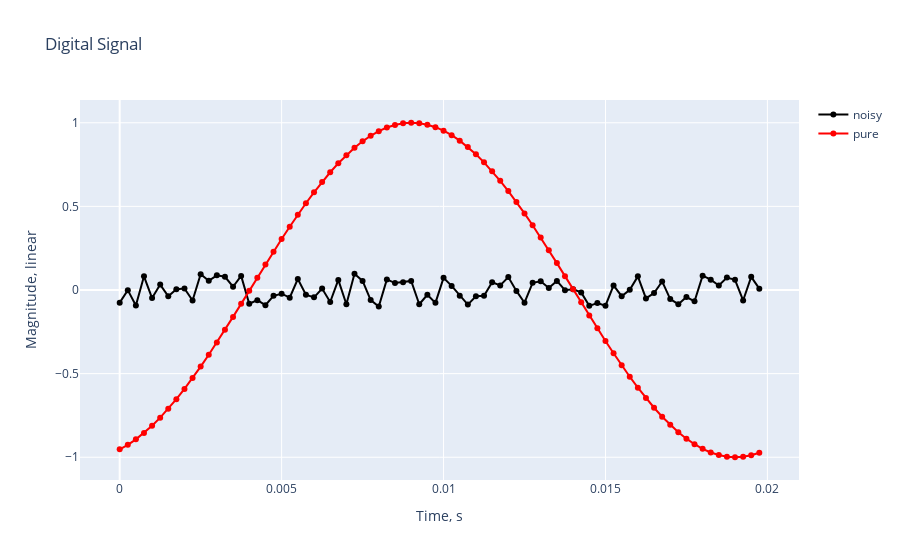
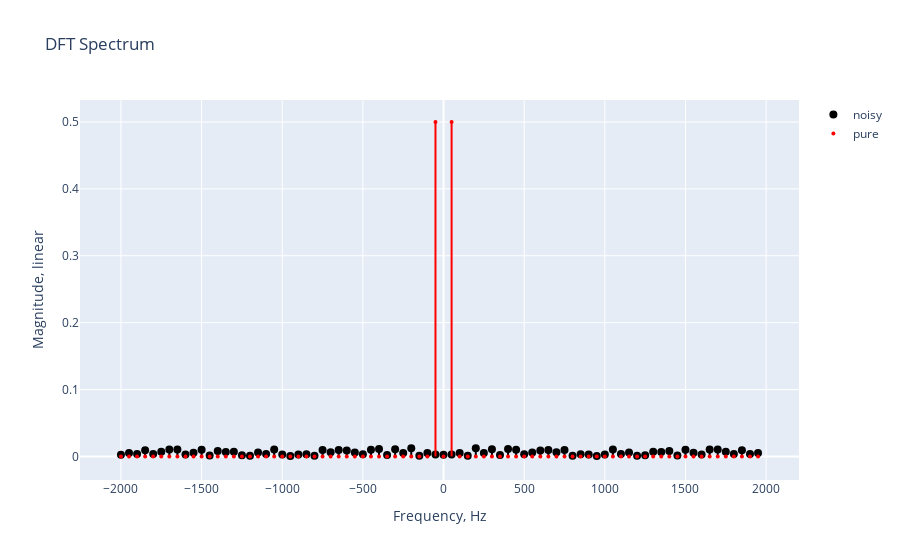

Here is the notebook cell these charts were saved with, in order:
### Code cell
import numpy as np
import plotly.graph_objects as go
from math import pi

np.random.seed(42)

fs = 4000  # Hz
Ts = 1 / fs
time = np.arange(0, 20e-3, Ts)  # seconds

# Generate periodic signals
f1 = 50
fmax = 20 * f1
F = np.arange(0, fmax, f1)
P = np.random.uniform(-pi, pi, len(F))
A = np.random.uniform(0, 0.1, len(F))
A[1] = 1

def get_periodic(A, f1, p, fs, t1, t2):
    Ts = 1 / fs
    time = np.arange(t1, t2, Ts)  # seconds
    periodic = [A * np.cos(2 * pi * f1 * t - p) for t in time]
    return periodic, time

t1 = 0
t2 = 20e-3
periodic = np.zeros((len(F),len(time)))
for i in range(len(F)):
    signal, time = get_periodic(A[i], F[i], P[i], fs, t1, t2)
    periodic[i] = signal
periodics = np.sum(periodic, axis=0)

# Generate white noise
noise_max = 0.1
noise = np.random.uniform(-noise_max, noise_max, len(time))
print(f"Maximum noise amplitude = {noise_max}")

# Generate aperiodic component
fade_coef = 100
amp_coef = 1
t_start = time[len(time) // 2]  # middle time
aperiodic = amp_coef * np.exp(-fade_coef * (time - t_start))
aperiodic[time < t_start] = 0  # aperiodic starts form t_start

# Sum up all components into one signal
signal = 0
# signal += periodics
# signal += aperiodic
signal += noise

fig = go.Figure()
fig.add_trace(go.Scatter(x=time, y=signal, name="noisy", mode="lines+markers", line=dict(color="black")))
fig.add_trace(go.Scatter(x=time, y=periodic[1], name="pure", mode="lines+markers", line=dict(color="red")))
# fig.add_trace(go.Scatter(x=time, y=periodic[0], name="DC"))
# fig.add_trace(go.Scatter(x=time, y=np.sum(periodic[2:], axis=0), name="harmonics"))
# fig.add_trace(go.Scatter(x=time, y=aperiodic, name="aperiodic"))
# fig.add_trace(go.Scatter(x=time, y=noise, name="noise"))
fig.update_layout(title="Digital Signal", xaxis_title="Time, s", yaxis_title="Magnitude, linear")
fig.show()

def get_spectrum(signal, fs):
    N = len(signal)
    res = np.fft.fft(signal,N) / N # complex
    freqs = np.fft.fftfreq(len(signal),1/fs)
    res = np.fft.fftshift(res)#[N//2:] * 2
    freqs = np.fft.fftshift(freqs)#[N//2:]
    mags = np.abs(res)
    return mags, freqs

mags, freqs = get_spectrum(signal, fs)
mags1, freqs1 = get_spectrum(periodic[1], fs)

fig = go.Figure()
# Add the stems (vertical lines)
for i in range(len(freqs)):
    fig.add_trace(
        go.Scatter(
            x=[freqs[i], freqs[i]],
            y=[0, mags[i]],
            mode="lines",
            line=dict(color="black", width=2),
            showlegend=False,
        )
    )
# Add the markers at stems
fig.add_trace(
    go.Scatter(
        x=freqs,
        y=mags,
        mode="markers",
        marker=dict(color="black", size=8),
        name="noisy",
    )
)
for i in range(len(freqs)):
    fig.add_trace(
        go.Scatter(
            x=[freqs1[i], freqs1[i]],
            y=[0, mags1[i]],
            mode="lines",
            line=dict(color="red", width=2),
            showlegend=False,
        )
    )
# Add the markers at stems
fig.add_trace(
    go.Scatter(
        x=freqs1,
        y=mags1,
        mode="markers",
        marker=dict(color="red", size=4),
        name="pure",
    )
)
fig.update_layout(title="DFT Spectrum", xaxis_title="Frequency, Hz", yaxis_title="Magnitude, linear")
fig.show()

### Figure 1 — Plotly figure (JSON) as saved in the notebook; plotly's stock layout.template omitted (floating-point values rounded to 4 significant figures)
{"data": [{"line": {"color": "black"}, "mode": "lines+markers", "name": "noisy", "type": "scatter", "x": [0, 0.00025, 0.0005, 0.00075, 0.001, 0.00125, 0.0015, 0.00175, 0.002, 0.00225, 0.0025, 0.00275, 0.003, 0.00325, 0.0035, 0.00375, 0.004, 0.00425, 0.0045, 0.00475, 0.005, 0.00525, 0.0055, 0.00575, 0.006, 0.00625, 0.0065, 0.00675, 0.007, 0.00725, 0.0075, 0.00775, 0.008, 0.00825, 0.0085, 0.00875, 0.009, 0.00925, 0.0095, 0.00975, 0.01, 0.01025, 0.0105, 0.01075, 0.011, 0.01125, 0.0115, 0.01175, 0.012, 0.01225, 0.0125, 0.01275, 0.013, 0.01325, 0.0135, 0.01375, 0.014, 0.01425, 0.0145, 0.01475, 0.015, 0.01525, 0.0155, 0.01575, 0.016, 0.01625, 0.0165, 0.01675, 0.017, 0.01725, 0.0175, 0.01775, 0.018, 0.01825, 0.0185, 0.01875, 0.019, 0.01925, 0.0195, 0.01975], "y": [-0.07559, -0.0009646, -0.09312, 0.08186, -0.04824, 0.0325, -0.03766, 0.004014, 0.009342, -0.06303, 0.09392, 0.05503, 0.0879, 0.07897, 0.01958, 0.08437, -0.0823, -0.0608, -0.09095, -0.03493, -0.02226, -0.04573, 0.06575, -0.02865, -0.04381, 0.008539, -0.07182, 0.06044, -0.08509, 0.09738, 0.05445, -0.06026, -0.0989, 0.06309, 0.04137, 0.0458, 0.05425, -0.08519, -0.02831, -0.07683, 0.07262, 0.02466, -0.03382, -0.08729, -0.0378, -0.03496, 0.04592, 0.02751, 0.07744, -0.005557, -0.07608, 0.04265, 0.05216, 0.01226, 0.05419, -0.001241, 0.004547, -0.01449, -0.09492, -0.07842, -0.09371, 0.02728, -0.03713, 0.001714, 0.08151, -0.05014, -0.01792, 0.05111, -0.05424, -0.0846, -0.04205, -0.06776, 0.08594, 0.06162, 0.02668, 0.07429, 0.06073, -0.06269, 0.07851, 0.007868]}, {"line": {"color": "red"}, "mode": "lines+markers", "name": "pure", "type": "scatter", "x": [0, 0.00025, 0.0005, 0.00075, 0.001, 0.00125, 0.0015, 0.00175, 0.002, 0.00225, 0.0025, 0.00275, 0.003, 0.00325, 0.0035, 0.00375, 0.004, 0.00425, 0.0045, 0.00475, 0.005, 0.00525, 0.0055, 0.00575, 0.006, 0.00625, 0.0065, 0.00675, 0.007, 0.00725, 0.0075, 0.00775, 0.008, 0.00825, 0.0085, 0.00875, 0.009, 0.00925, 0.0095, 0.00975, 0.01, 0.01025, 0.0105, 0.01075, 0.011, 0.01125, 0.0115, 0.01175, 0.012, 0.01225, 0.0125, 0.01275, 0.013, 0.01325, 0.0135, 0.01375, 0.014, 0.01425, 0.0145, 0.01475, 0.015, 0.01525, 0.0155, 0.01575, 0.016, 0.01625, 0.0165, 0.01675, 0.017, 0.01725, 0.0175, 0.01775, 0.018, 0.01825, 0.0185, 0.01875, 0.019, 0.01925, 0.0195, 0.01975], "y": [-0.9524, -0.9256, -0.893, -0.855, -0.8116, -0.7633, -0.7103, -0.6529, -0.5914, -0.5263, -0.458, -0.3868, -0.3133, -0.2378, -0.1609, -0.08293, -0.004488, 0.07398, 0.152, 0.2291, 0.3047, 0.3785, 0.45, 0.5187, 0.5841, 0.646, 0.7039, 0.7575, 0.8064, 0.8503, 0.889, 0.9222, 0.9497, 0.9713, 0.987, 0.9966, 1.0, 0.9973, 0.9884, 0.9734, 0.9524, 0.9256, 0.893, 0.855, 0.8116, 0.7633, 0.7103, 0.6529, 0.5914, 0.5263, 0.458, 0.3868, 0.3133, 0.2378, 0.1609, 0.08293, 0.004488, -0.07398, -0.152, -0.2291, -0.3047, -0.3785, -0.45, -0.5187, -0.5841, -0.646, -0.7039, -0.7575, -0.8064, -0.8503, -0.889, -0.9222, -0.9497, -0.9713, -0.987, -0.9966, -1.0, -0.9973, -0.9884, -0.9734]}], "layout": {"title": {"text": "Digital Signal"}, "xaxis": {"title": {"text": "Time, s"}}, "yaxis": {"title": {"text": "Magnitude, linear"}}}}

### Figure 2 — Plotly figure (JSON) as saved in the notebook; plotly's stock layout.template omitted (floating-point values rounded to 4 significant figures)
{"data": [{"line": {"color": "black", "width": 2}, "mode": "lines", "showlegend": false, "type": "scatter", "x": [-2000, -2000], "y": [0, 0.002479]}, {"line": {"color": "black", "width": 2}, "mode": "lines", "showlegend": false, "type": "scatter", "x": [-1950, -1950], "y": [0, 0.005162]}, {"line": {"color": "black", "width": 2}, "mode": "lines", "showlegend": false, "type": "scatter", "x": [-1900, -1900], "y": [0, 0.003789]}, {"line": {"color": "black", "width": 2}, "mode": "lines", "showlegend": false, "type": "scatter", "x": [-1850, -1850], "y": [0, 0.009144]}, {"line": {"color": "black", "width": 2}, "mode": "lines", "showlegend": false, "type": "scatter", "x": [-1800, -1800], "y": [0, 0.003462]}, {"line": {"color": "black", "width": 2}, "mode": "lines", "showlegend": false, "type": "scatter", "x": [-1750, -1750], "y": [0, 0.006879]}, {"line": {"color": "black", "width": 2}, "mode": "lines", "showlegend": false, "type": "scatter", "x": [-1700, -1700], "y": [0, 0.01029]}, {"line": {"color": "black", "width": 2}, "mode": "lines", "showlegend": false, "type": "scatter", "x": [-1650, -1650], "y": [0, 0.01044]}, {"line": {"color": "black", "width": 2}, "mode": "lines", "showlegend": false, "type": "scatter", "x": [-1600, -1600], "y": [0, 0.003038]}, {"line": {"color": "black", "width": 2}, "mode": "lines", "showlegend": false, "type": "scatter", "x": [-1550, -1550], "y": [0, 0.005448]}, {"line": {"color": "black", "width": 2}, "mode": "lines", "showlegend": false, "type": "scatter", "x": [-1500, -1500], "y": [0, 0.01005]}, {"line": {"color": "black", "width": 2}, "mode": "lines", "showlegend": false, "type": "scatter", "x": [-1450, -1450], "y": [0, 0.001374]}, {"line": {"color": "black", "width": 2}, "mode": "lines", "showlegend": false, "type": "scatter", "x": [-1400, -1400], "y": [0, 0.00804]}, {"line": {"color": "black", "width": 2}, "mode": "lines", "showlegend": false, "type": "scatter", "x": [-1350, -1350], "y": [0, 0.00655]}, {"line": {"color": "black", "width": 2}, "mode": "lines", "showlegend": false, "type": "scatter", "x": [-1300, -1300], "y": [0, 0.006823]}, {"line": {"color": "black", "width": 2}, "mode": "lines", "showlegend": false, "type": "scatter", "x": [-1250, -1250], "y": [0, 0.001584]}, {"line": {"color": "black", "width": 2}, "mode": "lines", "showlegend": false, "type": "scatter", "x": [-1200, -1200], "y": [0, 0.000998]}, {"line": {"color": "black", "width": 2}, "mode": "lines", "showlegend": false, "type": "scatter", "x": [-1150, -1150], "y": [0, 0.005807]}, {"line": {"color": "black", "width": 2}, "mode": "lines", "showlegend": false, "type": "scatter", "x": [-1100, -1100], "y": [0, 0.003794]}, {"line": {"color": "black", "width": 2}, "mode": "lines", "showlegend": false, "type": "scatter", "x": [-1050, -1050], "y": [0, 0.01039]}, {"line": {"color": "black", "width": 2}, "mode": "lines", "showlegend": false, "type": "scatter", "x": [-1000, -1000], "y": [0, 0.002767]}, {"line": {"color": "black", "width": 2}, "mode": "lines", "showlegend": false, "type": "scatter", "x": [-950, -950], "y": [0, 0.0006283]}, {"line": {"color": "black", "width": 2}, "mode": "lines", "showlegend": false, "type": "scatter", "x": [-900, -900], "y": [0, 0.003041]}, {"line": {"color": "black", "width": 2}, "mode": "lines", "showlegend": false, "type": "scatter", "x": [-850, -850], "y": [0, 0.00339]}, {"line": {"color": "black", "width": 2}, "mode": "lines", "showlegend": false, "type": "scatter", "x": [-800, -800], "y": [0, 0.0008303]}, {"line": {"color": "black", "width": 2}, "mode": "lines", "showlegend": false, "type": "scatter", "x": [-750, -750], "y": [0, 0.00946]}, {"line": {"color": "black", "width": 2}, "mode": "lines", "showlegend": false, "type": "scatter", "x": [-700, -700], "y": [0, 0.006054]}, {"line": {"color": "black", "width": 2}, "mode": "lines", "showlegend": false, "type": "scatter", "x": [-650, -650], "y": [0, 0.009762]}, {"line": {"color": "black", "width": 2}, "mode": "lines", "showlegend": false, "type": "scatter", "x": [-600, -600], "y": [0, 0.008828]}, {"line": {"color": "black", "width": 2}, "mode": "lines", "showlegend": false, "type": "scatter", "x": [-550, -550], "y": [0, 0.00581]}, {"line": {"color": "black", "width": 2}, "mode": "lines", "showlegend": false, "type": "scatter", "x": [-500, -500], "y": [0, 0.003251]}, {"line": {"color": "black", "width": 2}, "mode": "lines", "showlegend": false, "type": "scatter", "x": [-450, -450], "y": [0, 0.009792]}, {"line": {"color": "black", "width": 2}, "mode": "lines", "showlegend": false, "type": "scatter", "x": [-400, -400], "y": [0, 0.01103]}, {"line": {"color": "black", "width": 2}, "mode": "lines", "showlegend": false, "type": "scatter", "x": [-350, -350], "y": [0, 0.001942]}, {"line": {"color": "black", "width": 2}, "mode": "lines", "showlegend": false, "type": "scatter", "x": [-300, -300], "y": [0, 0.01067]}, {"line": {"color": "black", "width": 2}, "mode": "lines", "showlegend": false, "type": "scatter", "x": [-250, -250], "y": [0, 0.00497]}, {"line": {"color": "black", "width": 2}, "mode": "lines", "showlegend": false, "type": "scatter", "x": [-200, -200], "y": [0, 0.0124]}, {"line": {"color": "black", "width": 2}, "mode": "lines", "showlegend": false, "type": "scatter", "x": [-150, -150], "y": [0, 0.0008655]}, {"line": {"color": "black", "width": 2}, "mode": "lines", "showlegend": false, "type": "scatter", "x": [-100, -100], "y": [0, 0.00519]}, {"line": {"color": "black", "width": 2}, "mode": "lines", "showlegend": false, "type": "scatter", "x": [-50, -50], "y": [0, 0.002857]}, {"line": {"color": "black", "width": 2}, "mode": "lines", "showlegend": false, "type": "scatter", "x": [0, 0], "y": [0, 0.002494]}, {"line": {"color": "black", "width": 2}, "mode": "lines", "showlegend": false, "type": "scatter", "x": [50, 50], "y": [0, 0.002857]}, {"line": {"color": "black", "width": 2}, "mode": "lines", "showlegend": false, "type": "scatter", "x": [100, 100], "y": [0, 0.00519]}, {"line": {"color": "black", "width": 2}, "mode": "lines", "showlegend": false, "type": "scatter", "x": [150, 150], "y": [0, 0.0008655]}, {"line": {"color": "black", "width": 2}, "mode": "lines", "showlegend": false, "type": "scatter", "x": [200, 200], "y": [0, 0.0124]}, {"line": {"color": "black", "width": 2}, "mode": "lines", "showlegend": false, "type": "scatter", "x": [250, 250], "y": [0, 0.00497]}, {"line": {"color": "black", "width": 2}, "mode": "lines", "showlegend": false, "type": "scatter", "x": [300, 300], "y": [0, 0.01067]}, {"line": {"color": "black", "width": 2}, "mode": "lines", "showlegend": false, "type": "scatter", "x": [350, 350], "y": [0, 0.001942]}, {"line": {"color": "black", "width": 2}, "mode": "lines", "showlegend": false, "type": "scatter", "x": [400, 400], "y": [0, 0.01103]}, {"line": {"color": "black", "width": 2}, "mode": "lines", "showlegend": false, "type": "scatter", "x": [450, 450], "y": [0, 0.009792]}, {"line": {"color": "black", "width": 2}, "mode": "lines", "showlegend": false, "type": "scatter", "x": [500, 500], "y": [0, 0.003251]}, {"line": {"color": "black", "width": 2}, "mode": "lines", "showlegend": false, "type": "scatter", "x": [550, 550], "y": [0, 0.00581]}, {"line": {"color": "black", "width": 2}, "mode": "lines", "showlegend": false, "type": "scatter", "x": [600, 600], "y": [0, 0.008828]}, {"line": {"color": "black", "width": 2}, "mode": "lines", "showlegend": false, "type": "scatter", "x": [650, 650], "y": [0, 0.009762]}, {"line": {"color": "black", "width": 2}, "mode": "lines", "showlegend": false, "type": "scatter", "x": [700, 700], "y": [0, 0.006054]}, {"line": {"color": "black", "width": 2}, "mode": "lines", "showlegend": false, "type": "scatter", "x": [750, 750], "y": [0, 0.00946]}, {"line": {"color": "black", "width": 2}, "mode": "lines", "showlegend": false, "type": "scatter", "x": [800, 800], "y": [0, 0.0008303]}, {"line": {"color": "black", "width": 2}, "mode": "lines", "showlegend": false, "type": "scatter", "x": [850, 850], "y": [0, 0.00339]}, {"line": {"color": "black", "width": 2}, "mode": "lines", "showlegend": false, "type": "scatter", "x": [900, 900], "y": [0, 0.003041]}, {"line": {"color": "black", "width": 2}, "mode": "lines", "showlegend": false, "type": "scatter", "x": [950, 950], "y": [0, 0.0006283]}, {"line": {"color": "black", "width": 2}, "mode": "lines", "showlegend": false, "type": "scatter", "x": [1000, 1000], "y": [0, 0.002767]}, {"line": {"color": "black", "width": 2}, "mode": "lines", "showlegend": false, "type": "scatter", "x": [1050, 1050], "y": [0, 0.01039]}, {"line": {"color": "black", "width": 2}, "mode": "lines", "showlegend": false, "type": "scatter", "x": [1100, 1100], "y": [0, 0.003794]}, {"line": {"color": "black", "width": 2}, "mode": "lines", "showlegend": false, "type": "scatter", "x": [1150, 1150], "y": [0, 0.005807]}, {"line": {"color": "black", "width": 2}, "mode": "lines", "showlegend": false, "type": "scatter", "x": [1200, 1200], "y": [0, 0.000998]}, {"line": {"color": "black", "width": 2}, "mode": "lines", "showlegend": false, "type": "scatter", "x": [1250, 1250], "y": [0, 0.001584]}, {"line": {"color": "black", "width": 2}, "mode": "lines", "showlegend": false, "type": "scatter", "x": [1300, 1300], "y": [0, 0.006823]}, {"line": {"color": "black", "width": 2}, "mode": "lines", "showlegend": false, "type": "scatter", "x": [1350, 1350], "y": [0, 0.00655]}, {"line": {"color": "black", "width": 2}, "mode": "lines", "showlegend": false, "type": "scatter", "x": [1400, 1400], "y": [0, 0.00804]}, {"line": {"color": "black", "width": 2}, "mode": "lines", "showlegend": false, "type": "scatter", "x": [1450, 1450], "y": [0, 0.001374]}, {"line": {"color": "black", "width": 2}, "mode": "lines", "showlegend": false, "type": "scatter", "x": [1500, 1500], "y": [0, 0.01005]}, {"line": {"color": "black", "width": 2}, "mode": "lines", "showlegend": false, "type": "scatter", "x": [1550, 1550], "y": [0, 0.005448]}, {"line": {"color": "black", "width": 2}, "mode": "lines", "showlegend": false, "type": "scatter", "x": [1600, 1600], "y": [0, 0.003038]}, {"line": {"color": "black", "width": 2}, "mode": "lines", "showlegend": false, "type": "scatter", "x": [1650, 1650], "y": [0, 0.01044]}, {"line": {"color": "black", "width": 2}, "mode": "lines", "showlegend": false, "type": "scatter", "x": [1700, 1700], "y": [0, 0.01029]}, {"line": {"color": "black", "width": 2}, "mode": "lines", "showlegend": false, "type": "scatter", "x": [1750, 1750], "y": [0, 0.006879]}, {"line": {"color": "black", "width": 2}, "mode": "lines", "showlegend": false, "type": "scatter", "x": [1800, 1800], "y": [0, 0.003462]}, {"line": {"color": "black", "width": 2}, "mode": "lines", "showlegend": false, "type": "scatter", "x": [1850, 1850], "y": [0, 0.009144]}, {"line": {"color": "black", "width": 2}, "mode": "lines", "showlegend": false, "type": "scatter", "x": [1900, 1900], "y": [0, 0.003789]}, {"line": {"color": "black", "width": 2}, "mode": "lines", "showlegend": false, "type": "scatter", "x": [1950, 1950], "y": [0, 0.005162]}, {"marker": {"color": "black", "size": 8}, "mode": "markers", "name": "noisy", "type": "scatter", "x": [-2000, -1950, -1900, -1850, -1800, -1750, -1700, -1650, -1600, -1550, -1500, -1450, -1400, -1350, -1300, -1250, -1200, -1150, -1100, -1050, -1000, -950, -900, -850, -800, -750, -700, -650, -600, -550, -500, -450, -400, -350, -300, -250, -200, -150, -100, -50, 0, 50, 100, 150, 200, 250, 300, 350, 400, 450, 500, 550, 600, 650, 700, 750, 800, 850, 900, 950, 1000, 1050, 1100, 1150, 1200, 1250, 1300, 1350, 1400, 1450, 1500, 1550, 1600, 1650, 1700, 1750, 1800, 1850, 1900, 1950], "y": [0.002479, 0.005162, 0.003789, 0.009144, 0.003462, 0.006879, 0.01029, 0.01044, 0.003038, 0.005448, 0.01005, 0.001374, 0.00804, 0.00655, 0.006823, 0.001584, 0.000998, 0.005807, 0.003794, 0.01039, 0.002767, 0.0006283, 0.003041, 0.00339, 0.0008303, 0.00946, 0.006054, 0.009762, 0.008828, 0.00581, 0.003251, 0.009792, 0.01103, 0.001942, 0.01067, 0.00497, 0.0124, 0.0008655, 0.00519, 0.002857, 0.002494, 0.002857, 0.00519, 0.0008655, 0.0124, 0.00497, 0.01067, 0.001942, 0.01103, 0.009792, 0.003251, 0.00581, 0.008828, 0.009762, 0.006054, 0.00946, 0.0008303, 0.00339, 0.003041, 0.0006283, 0.002767, 0.01039, 0.003794, 0.005807, 0.000998, 0.001584, 0.006823, 0.00655, 0.00804, 0.001374, 0.01005, 0.005448, 0.003038, 0.01044, 0.01029, 0.006879, 0.003462, 0.009144, 0.003789, 0.005162]}, {"line": {"color": "red", "width": 2}, "mode": "lines", "showlegend": false, "type": "scatter", "x": [-2000, -2000], "y": [0, 9.682e-18]}, {"line": {"color": "red", "width": 2}, "mode": "lines", "showlegend": false, "type": "scatter", "x": [-1950, -1950], "y": [0, 2.989e-17]}, {"line": {"color": "red", "width": 2}, "mode": "lines", "showlegend": false, "type": "scatter", "x": [-1900, -1900], "y": [0, 2.167e-17]}, {"line": {"color": "red", "width": 2}, "mode": "lines", "showlegend": false, "type": "scatter", "x": [-1850, -1850], "y": [0, 4.131e-17]}, {"line": {"color": "red", "width": 2}, "mode": "lines", "showlegend": false, "type": "scatter", "x": [-1800, -1800], "y": [0, 3.417e-17]}, {"line": {"color": "red", "width": 2}, "mode": "lines", "showlegend": false, "type": "scatter", "x": [-1750, -1750], "y": [0, 3.03e-17]}, {"line": {"color": "red", "width": 2}, "mode": "lines", "showlegend": false, "type": "scatter", "x": [-1700, -1700], "y": [0, 8.367e-18]}, {"line": {"color": "red", "width": 2}, "mode": "lines", "showlegend": false, "type": "scatter", "x": [-1650, -1650], "y": [0, 2.168e-17]}, {"line": {"color": "red", "width": 2}, "mode": "lines", "showlegend": false, "type": "scatter", "x": [-1600, -1600], "y": [0, 6.827e-18]}, {"line": {"color": "red", "width": 2}, "mode": "lines", "showlegend": false, "type": "scatter", "x": [-1550, -1550], "y": [0, 8.421e-18]}, {"line": {"color": "red", "width": 2}, "mode": "lines", "showlegend": false, "type": "scatter", "x": [-1500, -1500], "y": [0, 1.502e-17]}, {"line": {"color": "red", "width": 2}, "mode": "lines", "showlegend": false, "type": "scatter", "x": [-1450, -1450], "y": [0, 2.075e-17]}, {"line": {"color": "red", "width": 2}, "mode": "lines", "showlegend": false, "type": "scatter", "x": [-1400, -1400], "y": [0, 1.296e-17]}, {"line": {"color": "red", "width": 2}, "mode": "lines", "showlegend": false, "type": "scatter", "x": [-1350, -1350], "y": [0, 4.446e-18]}, {"line": {"color": "red", "width": 2}, "mode": "lines", "showlegend": false, "type": "scatter", "x": [-1300, -1300], "y": [0, 2.877e-18]}, {"line": {"color": "red", "width": 2}, "mode": "lines", "showlegend": false, "type": "scatter", "x": [-1250, -1250], "y": [0, 3.444e-18]}, {"line": {"color": "red", "width": 2}, "mode": "lines", "showlegend": false, "type": "scatter", "x": [-1200, -1200], "y": [0, 2.021e-17]}, {"line": {"color": "red", "width": 2}, "mode": "lines", "showlegend": false, "type": "scatter", "x": [-1150, -1150], "y": [0, 7.208e-18]}, {"line": {"color": "red", "width": 2}, "mode": "lines", "showlegend": false, "type": "scatter", "x": [-1100, -1100], "y": [0, 1.721e-17]}, {"line": {"color": "red", "width": 2}, "mode": "lines", "showlegend": false, "type": "scatter", "x": [-1050, -1050], "y": [0, 1.397e-18]}, {"line": {"color": "red", "width": 2}, "mode": "lines", "showlegend": false, "type": "scatter", "x": [-1000, -1000], "y": [0, 1.401e-17]}, {"line": {"color": "red", "width": 2}, "mode": "lines", "showlegend": false, "type": "scatter", "x": [-950, -950], "y": [0, 1.809e-17]}, {"line": {"color": "red", "width": 2}, "mode": "lines", "showlegend": false, "type": "scatter", "x": [-900, -900], "y": [0, 2.492e-18]}, {"line": {"color": "red", "width": 2}, "mode": "lines", "showlegend": false, "type": "scatter", "x": [-850, -850], "y": [0, 2.898e-17]}, {"line": {"color": "red", "width": 2}, "mode": "lines", "showlegend": false, "type": "scatter", "x": [-800, -800], "y": [0, 8.233e-18]}, {"line": {"color": "red", "width": 2}, "mode": "lines", "showlegend": false, "type": "scatter", "x": [-750, -750], "y": [0, 2.068e-17]}, {"line": {"color": "red", "width": 2}, "mode": "lines", "showlegend": false, "type": "scatter", "x": [-700, -700], "y": [0, 3.235e-18]}, {"line": {"color": "red", "width": 2}, "mode": "lines", "showlegend": false, "type": "scatter", "x": [-650, -650], "y": [0, 2.561e-17]}, {"line": {"color": "red", "width": 2}, "mode": "lines", "showlegend": false, "type": "scatter", "x": [-600, -600], "y": [0, 1.483e-17]}, {"line": {"color": "red", "width": 2}, "mode": "lines", "showlegend": false, "type": "scatter", "x": [-550, -550], "y": [0, 2.641e-17]}, {"line": {"color": "red", "width": 2}, "mode": "lines", "showlegend": false, "type": "scatter", "x": [-500, -500], "y": [0, 1.736e-17]}, {"line": {"color": "red", "width": 2}, "mode": "lines", "showlegend": false, "type": "scatter", "x": [-450, -450], "y": [0, 1.923e-17]}, {"line": {"color": "red", "width": 2}, "mode": "lines", "showlegend": false, "type": "scatter", "x": [-400, -400], "y": [0, 2.81e-17]}, {"line": {"color": "red", "width": 2}, "mode": "lines", "showlegend": false, "type": "scatter", "x": [-350, -350], "y": [0, 7.925e-18]}, {"line": {"color": "red", "width": 2}, "mode": "lines", "showlegend": false, "type": "scatter", "x": [-300, -300], "y": [0, 2.128e-17]}, {"line": {"color": "red", "width": 2}, "mode": "lines", "showlegend": false, "type": "scatter", "x": [-250, -250], "y": [0, 2.735e-17]}, {"line": {"color": "red", "width": 2}, "mode": "lines", "showlegend": false, "type": "scatter", "x": [-200, -200], "y": [0, 3.383e-17]}, {"line": {"color": "red", "width": 2}, "mode": "lines", "showlegend": false, "type": "scatter", "x": [-150, -150], "y": [0, 2.078e-17]}, {"line": {"color": "red", "width": 2}, "mode": "lines", "showlegend": false, "type": "scatter", "x": [-100, -100], "y": [0, 9.628e-18]}, {"line": {"color": "red", "width": 2}, "mode": "lines", "showlegend": false, "type": "scatter", "x": [-50, -50], "y": [0, 0.5]}, {"line": {"color": "red", "width": 2}, "mode": "lines", "showlegend": false, "type": "scatter", "x": [0, 0], "y": [0, 4.271e-17]}, {"line": {"color": "red", "width": 2}, "mode": "lines", "showlegend": false, "type": "scatter", "x": [50, 50], "y": [0, 0.5]}, {"line": {"color": "red", "width": 2}, "mode": "lines", "showlegend": false, "type": "scatter", "x": [100, 100], "y": [0, 9.628e-18]}, {"line": {"color": "red", "width": 2}, "mode": "lines", "showlegend": false, "type": "scatter", "x": [150, 150], "y": [0, 1.584e-17]}, {"line": {"color": "red", "width": 2}, "mode": "lines", "showlegend": false, "type": "scatter", "x": [200, 200], "y": [0, 3.383e-17]}, {"line": {"color": "red", "width": 2}, "mode": "lines", "showlegend": false, "type": "scatter", "x": [250, 250], "y": [0, 2.479e-17]}, {"line": {"color": "red", "width": 2}, "mode": "lines", "showlegend": false, "type": "scatter", "x": [300, 300], "y": [0, 2.128e-17]}, {"line": {"color": "red", "width": 2}, "mode": "lines", "showlegend": false, "type": "scatter", "x": [350, 350], "y": [0, 8.163e-18]}, {"line": {"color": "red", "width": 2}, "mode": "lines", "showlegend": false, "type": "scatter", "x": [400, 400], "y": [0, 2.81e-17]}, {"line": {"color": "red", "width": 2}, "mode": "lines", "showlegend": false, "type": "scatter", "x": [450, 450], "y": [0, 2.628e-17]}, {"line": {"color": "red", "width": 2}, "mode": "lines", "showlegend": false, "type": "scatter", "x": [500, 500], "y": [0, 1.736e-17]}, {"line": {"color": "red", "width": 2}, "mode": "lines", "showlegend": false, "type": "scatter", "x": [550, 550], "y": [0, 2.56e-17]}, {"line": {"color": "red", "width": 2}, "mode": "lines", "showlegend": false, "type": "scatter", "x": [600, 600], "y": [0, 1.483e-17]}, {"line": {"color": "red", "width": 2}, "mode": "lines", "showlegend": false, "type": "scatter", "x": [650, 650], "y": [0, 1.659e-17]}, {"line": {"color": "red", "width": 2}, "mode": "lines", "showlegend": false, "type": "scatter", "x": [700, 700], "y": [0, 3.235e-18]}, {"line": {"color": "red", "width": 2}, "mode": "lines", "showlegend": false, "type": "scatter", "x": [750, 750], "y": [0, 2.289e-17]}, {"line": {"color": "red", "width": 2}, "mode": "lines", "showlegend": false, "type": "scatter", "x": [800, 800], "y": [0, 8.233e-18]}, {"line": {"color": "red", "width": 2}, "mode": "lines", "showlegend": false, "type": "scatter", "x": [850, 850], "y": [0, 3.695e-17]}, {"line": {"color": "red", "width": 2}, "mode": "lines", "showlegend": false, "type": "scatter", "x": [900, 900], "y": [0, 2.492e-18]}, {"line": {"color": "red", "width": 2}, "mode": "lines", "showlegend": false, "type": "scatter", "x": [950, 950], "y": [0, 2.217e-17]}, {"line": {"color": "red", "width": 2}, "mode": "lines", "showlegend": false, "type": "scatter", "x": [1000, 1000], "y": [0, 1.401e-17]}, {"line": {"color": "red", "width": 2}, "mode": "lines", "showlegend": false, "type": "scatter", "x": [1050, 1050], "y": [0, 8.092e-18]}, {"line": {"color": "red", "width": 2}, "mode": "lines", "showlegend": false, "type": "scatter", "x": [1100, 1100], "y": [0, 1.721e-17]}, {"line": {"color": "red", "width": 2}, "mode": "lines", "showlegend": false, "type": "scatter", "x": [1150, 1150], "y": [0, 1.112e-17]}, {"line": {"color": "red", "width": 2}, "mode": "lines", "showlegend": false, "type": "scatter", "x": [1200, 1200], "y": [0, 2.021e-17]}, {"line": {"color": "red", "width": 2}, "mode": "lines", "showlegend": false, "type": "scatter", "x": [1250, 1250], "y": [0, 1.225e-17]}, {"line": {"color": "red", "width": 2}, "mode": "lines", "showlegend": false, "type": "scatter", "x": [1300, 1300], "y": [0, 2.877e-18]}, {"line": {"color": "red", "width": 2}, "mode": "lines", "showlegend": false, "type": "scatter", "x": [1350, 1350], "y": [0, 6.997e-18]}, {"line": {"color": "red", "width": 2}, "mode": "lines", "showlegend": false, "type": "scatter", "x": [1400, 1400], "y": [0, 1.296e-17]}, {"line": {"color": "red", "width": 2}, "mode": "lines", "showlegend": false, "type": "scatter", "x": [1450, 1450], "y": [0, 2.132e-17]}, {"line": {"color": "red", "width": 2}, "mode": "lines", "showlegend": false, "type": "scatter", "x": [1500, 1500], "y": [0, 1.502e-17]}, {"line": {"color": "red", "width": 2}, "mode": "lines", "showlegend": false, "type": "scatter", "x": [1550, 1550], "y": [0, 2.22e-17]}, {"line": {"color": "red", "width": 2}, "mode": "lines", "showlegend": false, "type": "scatter", "x": [1600, 1600], "y": [0, 6.827e-18]}, {"line": {"color": "red", "width": 2}, "mode": "lines", "showlegend": false, "type": "scatter", "x": [1650, 1650], "y": [0, 2.323e-17]}, {"line": {"color": "red", "width": 2}, "mode": "lines", "showlegend": false, "type": "scatter", "x": [1700, 1700], "y": [0, 8.367e-18]}, {"line": {"color": "red", "width": 2}, "mode": "lines", "showlegend": false, "type": "scatter", "x": [1750, 1750], "y": [0, 3.375e-17]}, {"line": {"color": "red", "width": 2}, "mode": "lines", "showlegend": false, "type": "scatter", "x": [1800, 1800], "y": [0, 3.417e-17]}, {"line": {"color": "red", "width": 2}, "mode": "lines", "showlegend": false, "type": "scatter", "x": [1850, 1850], "y": [0, 3.937e-17]}, {"line": {"color": "red", "width": 2}, "mode": "lines", "showlegend": false, "type": "scatter", "x": [1900, 1900], "y": [0, 2.167e-17]}, {"line": {"color": "red", "width": 2}, "mode": "lines", "showlegend": false, "type": "scatter", "x": [1950, 1950], "y": [0, 2.168e-17]}, {"marker": {"color": "red", "size": 4}, "mode": "markers", "name": "pure", "type": "scatter", "x": [-2000, -1950, -1900, -1850, -1800, -1750, -1700, -1650, -1600, -1550, -1500, -1450, -1400, -1350, -1300, -1250, -1200, -1150, -1100, -1050, -1000, -950, -900, -850, -800, -750, -700, -650, -600, -550, -500, -450, -400, -350, -300, -250, -200, -150, -100, -50, 0, 50, 100, 150, 200, 250, 300, 350, 400, 450, 500, 550, 600, 650, 700, 750, 800, 850, 900, 950, 1000, 1050, 1100, 1150, 1200, 1250, 1300, 1350, 1400, 1450, 1500, 1550, 1600, 1650, 1700, 1750, 1800, 1850, 1900, 1950], "y": [9.682e-18, 2.989e-17, 2.167e-17, 4.131e-17, 3.417e-17, 3.03e-17, 8.367e-18, 2.168e-17, 6.827e-18, 8.421e-18, 1.502e-17, 2.075e-17, 1.296e-17, 4.446e-18, 2.877e-18, 3.444e-18, 2.021e-17, 7.208e-18, 1.721e-17, 1.397e-18, 1.401e-17, 1.809e-17, 2.492e-18, 2.898e-17, 8.233e-18, 2.068e-17, 3.235e-18, 2.561e-17, 1.483e-17, 2.641e-17, 1.736e-17, 1.923e-17, 2.81e-17, 7.925e-18, 2.128e-17, 2.735e-17, 3.383e-17, 2.078e-17, 9.628e-18, 0.5, 4.271e-17, 0.5, 9.628e-18, 1.584e-17, 3.383e-17, 2.479e-17, 2.128e-17, 8.163e-18, 2.81e-17, 2.628e-17, 1.736e-17, 2.56e-17, 1.483e-17, 1.659e-17, 3.235e-18, 2.289e-17, 8.233e-18, 3.695e-17, 2.492e-18, 2.217e-17, 1.401e-17, 8.092e-18, 1.721e-17, 1.112e-17, 2.021e-17, 1.225e-17, 2.877e-18, 6.997e-18, 1.296e-17, 2.132e-17, 1.502e-17, 2.22e-17, 6.827e-18, 2.323e-17, 8.367e-18, 3.375e-17, 3.417e-17, 3.937e-17, 2.167e-17, 2.168e-17]}], "layout": {"title": {"text": "DFT Spectrum"}, "xaxis": {"title": {"text": "Frequency, Hz"}}, "yaxis": {"title": {"text": "Magnitude, linear"}}}}
